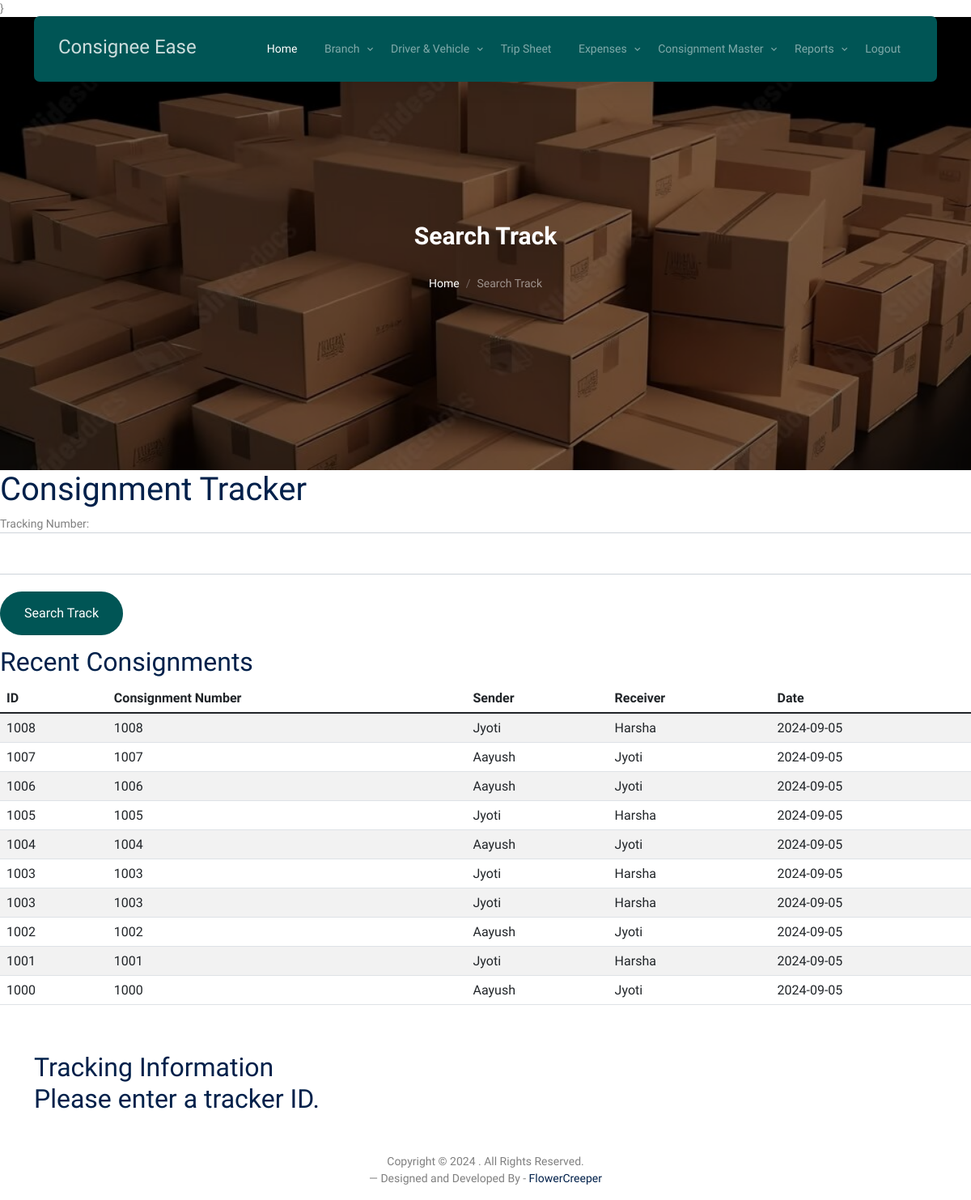
/search_results, run on the app's committed database.
### consign_app/models.py (models this page shows, shortened)
class AddConsignment(models.Model):
    track_id = models.CharField(max_length=50, null=True)
    sender_name = models.CharField(max_length=50, null=True)
    sender_mobile = models.CharField(max_length=50, null=True)
    sender_address = models.CharField(max_length=50, null=True)
    sender_GST=models.CharField(max_length=50,null=True)
    receiver_name = models.CharField(max_length=50, null=True)
    receiver_mobile = models.CharField(max_length=50, null=True)
    receiver_address = models.CharField(max_length=50, null=True)
    receiver_GST = models.CharField(max_length=50, null=True)
    total_cost = models.IntegerField(null=True)
    date = models.CharField(max_length=30, null=True)
    pay_status = models.CharField(max_length=30, null=True)
    route_from = models.CharField(max_length=30, null=True)
    route_to = models.CharField(max_length=30, null=True)
    desc_product = models.CharField(max_length=150,null=True)
    pieces = models.IntegerField(null=True)
    prod_invoice = models.CharField(max_length=50,null=True)
    prod_price = models.CharField(max_length=50,null=True)
    weight = models.IntegerField(null=True)
    freight = models.IntegerField(null=True)
    hamali = models.IntegerField(null=True)
    door_charge = models.IntegerField(null=True)
    st_charge = models.IntegerField(null=True)
    Consignment_id=models.IntegerField(null=True)
    branch = models.CharField(max_length=150, null=True)
    name = models.CharField(max_length=150, null=True)
    balance = models.IntegerField(null=True)
    time=models.CharField(max_length=50,null=True)
    copy_type = models.CharField(max_length=150, null=True)
    weightAmt=models.FloatField(null=True)
    commission=models.FloatField(null=True)
    delivery = models.CharField(max_length=150, null=True)
    eway_bill =models.CharField(max_length=150, null=True)

### consign_app/views.py (the view)
# urls.py: path('search_results', views.search_results, name='search_results'),
def search_results(request):
    tracker_id = request.GET.get('tracker_id')
    consignments = AddConsignment.objects.all().order_by('-id')  # Fetch all consignment data
    if tracker_id:
        try:
            trackers = AddTrack.objects.filter(track_id=tracker_id)
            if trackers.exists():
                return render(request, 'search_results.html', {'trackers': trackers, 'consignments': consignments})
            else:
                message = f"No tracking information found for ID: {tracker_id}"
                return render(request, 'search_results.html', {'message': message, 'consignments': consignments})
        except Exception as e:
            message = f"Error occurred: {str(e)}"
            return render(request, 'search_results.html', {'message': message, 'consignments': consignments})
    else:
        return render(request, 'search_results.html', {'message': "Please enter a tracker ID.", 'consignments': consignments})

### consign_app/templates/search_results.html (shortened to what this page needs)
{% load static %}}
<!DOCTYPE html>
<html lang="en">
  <head>
    <link rel="stylesheet" href="{% static 'fonts/icomoon/style.css' %}" />
    <link rel="stylesheet" href="{% static 'fonts/flaticon/font/flaticon.css' %}" />
    <link rel="stylesheet" href="{% static 'css/tiny-slider.css' %}" />
    <link rel="stylesheet" href="{% static 'css/aos.css' %}" />
    <link rel="stylesheet" href="{% static 'css/style.css' %}" />
  </head>
  <body>
    {% include 'index_menu.html' %}
    <div
      class="hero page-inner overlay"
      style="background-image: url('{% static 'images/hero_bg_1.jpg' %}')"
    >
      <div class="container">
        <div class="row justify-content-center align-items-center">
          <div class="col-lg-9 text-center mt-5">
            <h1 class="heading" data-aos="fade-up">Search Track </h1>
            <nav
              aria-label="breadcrumb"
              data-aos="fade-up"
              data-aos-delay="200"
            >
              <ol class="breadcrumb text-center justify-content-center">
                <li class="breadcrumb-item"><a href="{% url 'index' %}}">Home</a></li>
                <li
                  class="breadcrumb-item active text-white-50"
                  aria-current="page"
                >
                  Search Track
                </li>
              </ol>
            </nav>
          </div>
        </div>
      </div>
    </div>
{% include 'searchTrack.html' %}
<br><br>
<div class="container">
    <h2>Tracking Information
    {% block content %}
    <div class="content">
        {% if trackers %}
        <table class="table table-bordered tracking-table">
            <thead>
                <tr>
                    <th>Tracking ID</th>
                    <th>Date</th>
                    <th>Status</th>
                </tr>
            </thead>
            <tbody>
                {% for tracker in trackers %}
                <tr>
                    <td>{{ tracker.track_id }}</td>
                    <td>{{ tracker.date }}</td>
                    <td>{{ tracker.description }}</td>
                </tr>
                {% endfor %}
            </tbody>
        </table>
        {% else %}
        <p>{{ message }}</p>
        {% endif %}
    </div>
    {% endblock %}
</div>
<div class="row mt-5">
          <div class="col-12 text-center">
            <p>
              Copyright &copy;
              . All Rights Reserved. <br>&mdash; Designed and Developed  By -
              <a href="https://flowercreeper.com/index.php">FlowerCreeper</a>
            </p>
          </div>
        </div>
  </body>
</html>

### consign_app/templates/searchTrack.html (shortened to what this page needs)
{% load static %}
<!DOCTYPE html>
<html lang="en">
  <head>
    <link rel="stylesheet" href="{% static 'fonts/icomoon/style.css' %}" />
    <link rel="stylesheet" href="{% static 'fonts/flaticon/font/flaticon.css' %}" />
    <link rel="stylesheet" href="{% static 'css/tiny-slider.css' %}" />
    <link rel="stylesheet" href="{% static 'css/aos.css' %}" />
    <link rel="stylesheet" href="{% static 'css/style.css' %}" />
  </head>
  <body>
    <div class="content">
        <h1>Consignment Tracker</h1>
        <form method="GET" action="{% url 'search_results' %}">
            <div class="form-group row">
                <label for="tracking_number">Tracking Number:</label>
                <input type="text" class="form-control" id="tracking_number" name="tracker_id" required>
            </div><br>
            <button type="submit" class="btn btn-primary">Search Track</button>
        </form>
        <div class="recent-consignments">
            <h2>Recent Consignments</h2>
            <table class="table table-striped">
                <thead>
                    <tr>
                        <th>ID</th>
                        <th>Consignment Number</th>
                        <th>Sender</th>
                        <th>Receiver</th>
                        <th>Date</th>
                    </tr>
                </thead>
                <tbody>
                    {% for consignment in consignments %}
                    <tr>
                        <td>{{ consignment.track_id }}</td>
                        <td>{{ consignment.Consignment_id }}</td>
                        <td>{{ consignment.sender_name }}</td>
                        <td>{{ consignment.receiver_name }}</td>
                        <td>{{ consignment.date }}</td>
                    </tr>
                    {% empty %}
                    <tr>
                        <td colspan="5">No recent consignments available.</td>
                    </tr>
                    {% endfor %}
                </tbody>
            </table>
        </div>
    </div>
</body>
</html>

### data on the page
AddConsignment: track_id "1008", Consignment_id "1008", sender_name "Jyoti", receiver_name "Harsha", date "2024-09-05"
AddConsignment: track_id "1007", Consignment_id "1007", sender_name "Aayush", receiver_name "Jyoti", date "2024-09-05"
AddConsignment: track_id "1006", Consignment_id "1006", sender_name "Aayush", receiver_name "Jyoti", date "2024-09-05"
AddConsignment: track_id "1005", Consignment_id "1005", sender_name "Jyoti", receiver_name "Harsha", date "2024-09-05"
AddConsignment: track_id "1004", Consignment_id "1004", sender_name "Aayush", receiver_name "Jyoti", date "2024-09-05"
AddConsignment: track_id "1003", Consignment_id "1003", sender_name "Jyoti", receiver_name "Harsha", date "2024-09-05"
AddConsignment: track_id "1003", Consignment_id "1003", sender_name "Jyoti", receiver_name "Harsha", date "2024-09-05"
AddConsignment: track_id "1002", Consignment_id "1002", sender_name "Aayush", receiver_name "Jyoti", date "2024-09-05"
AddConsignment: track_id "1001", Consignment_id "1001", sender_name "Jyoti", receiver_name "Harsha", date "2024-09-05"
AddConsignment: track_id "1000", Consignment_id "1000", sender_name "Aayush", receiver_name "Jyoti", date "2024-09-05"

### other printed values
{{ message }} "Please enter a tracker ID."
